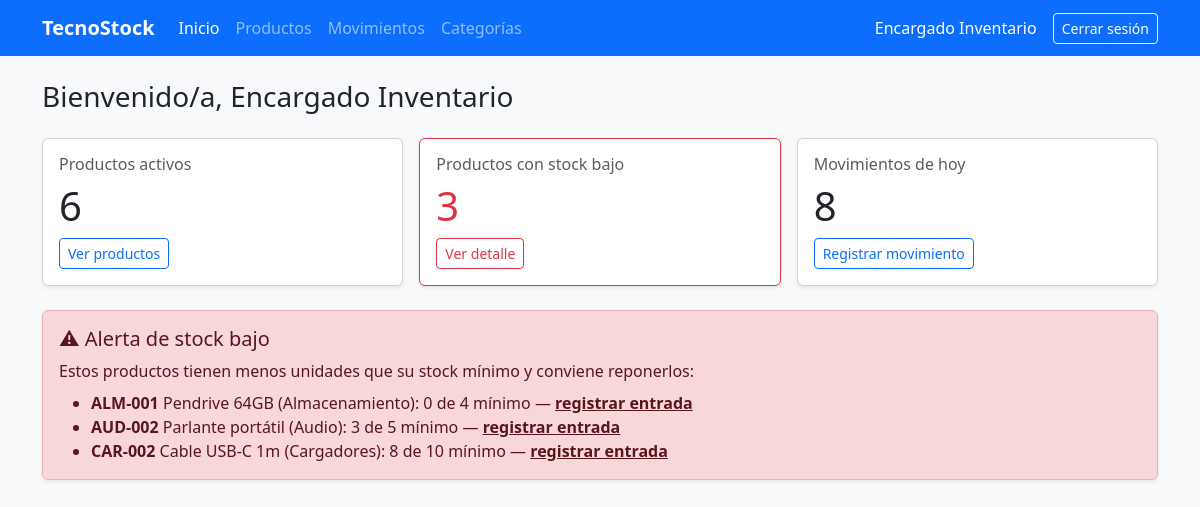
Screenshot of /panel.php (signed in) with the database file from the repository.
### tables this page shows
CREATE TABLE producto (
    id_producto  INT UNSIGNED AUTO_INCREMENT PRIMARY KEY,
    codigo       VARCHAR(20)   NOT NULL,
    nombre       VARCHAR(100)  NOT NULL,
    descripcion  VARCHAR(255)  NULL,
    precio       DECIMAL(10,0) NOT NULL,               
    stock_actual INT           NOT NULL DEFAULT 0,
    stock_minimo INT           NOT NULL DEFAULT 0,
    estado       TINYINT(1)    NOT NULL DEFAULT 1,
    id_categoria INT UNSIGNED  NOT NULL,
    CONSTRAINT uq_producto_codigo   UNIQUE (codigo),
    CONSTRAINT ck_producto_precio   CHECK (precio >= 0),
    CONSTRAINT ck_producto_stock    CHECK (stock_actual >= 0),
    CONSTRAINT ck_producto_minimo   CHECK (stock_minimo >= 0),
    CONSTRAINT ck_producto_estado   CHECK (estado IN (0, 1)),
    CONSTRAINT fk_producto_categoria FOREIGN KEY (id_categoria)
        REFERENCES categoria (id_categoria)
        ON UPDATE CASCADE ON DELETE RESTRICT
);

CREATE TABLE categoria (
    id_categoria INT UNSIGNED AUTO_INCREMENT PRIMARY KEY,
    nombre       VARCHAR(60)  NOT NULL,
    descripcion  VARCHAR(255) NULL,
    estado       TINYINT(1)   NOT NULL DEFAULT 1,
    CONSTRAINT uq_categoria_nombre UNIQUE (nombre),
    CONSTRAINT ck_categoria_estado CHECK (estado IN (0, 1))
);

### includes/auth.php (called while the page is built, shortened)
<?php
function e($texto) {
    return htmlspecialchars((string)$texto, ENT_QUOTES, 'UTF-8');
}

### panel.php (the view, shortened to what this page needs)
<?php
require 'includes/auth.php';
require 'conexion.php';
$total       = $pdo->query('SELECT COUNT(*) FROM producto WHERE estado = 1')->fetchColumn();
$movHoy      = $pdo->query('SELECT COUNT(*) FROM movimiento WHERE DATE(fecha_hora) = CURDATE()')->fetchColumn();
$productosBajos = $pdo->query(
    'SELECT p.id_producto, p.codigo, p.nombre, p.stock_actual, p.stock_minimo, c.nombre AS categoria
     FROM producto p
     JOIN categoria c ON c.id_categoria = p.id_categoria
     WHERE p.estado = 1 AND p.stock_actual < p.stock_minimo
     ORDER BY p.stock_actual'
)->fetchAll();
$bajos = count($productosBajos);
require 'includes/header.php';
?>
<h1 class="h3 mb-4">Bienvenido/a, <?= e($_SESSION['nombre']) ?></h1>
<div class="row g-3 mb-4">
    <div class="col-md-4">
        <div class="card shadow-sm h-100">
            <div class="card-body">
                <h2 class="h6 text-muted">Productos activos</h2>
                <p class="display-6 mb-2"><?= (int)$total ?></p>
                <a href="productos.php" class="btn btn-sm btn-outline-primary">Ver productos</a>
            </div>
        </div>
    </div>
    <div class="col-md-4">
        <div class="card shadow-sm h-100 <?= $bajos > 0 ? 'border-danger' : '' ?>">
            <div class="card-body">
                <h2 class="h6 text-muted">Productos con stock bajo</h2>
                <p class="display-6 mb-2 <?= $bajos > 0 ? 'text-danger' : '' ?>"><?= $bajos ?></p>
                <?php if ($bajos > 0): ?>
                    <a href="productos.php?bajo=1" class="btn btn-sm btn-outline-danger">Ver detalle</a>
                <?php endif; ?>
            </div>
        </div>
    </div>
    <div class="col-md-4">
        <div class="card shadow-sm h-100">
            <div class="card-body">
                <h2 class="h6 text-muted">Movimientos de hoy</h2>
                <p class="display-6 mb-2"><?= (int)$movHoy ?></p>
                <a href="movimientos.php" class="btn btn-sm btn-outline-primary">Registrar movimiento</a>
            </div>
        </div>
    </div>
</div>
<?php if ($bajos > 0): ?>
    <div class="alert alert-danger shadow-sm">
        <h2 class="h5 alert-heading">⚠ Alerta de stock bajo</h2>
        <p class="mb-2">Estos productos tienen menos unidades que su stock mínimo y conviene reponerlos:</p>
        <ul class="mb-0">
            <?php foreach ($productosBajos as $p): ?>
                <li>
                    <strong><?= e($p['codigo']) ?></strong> <?= e($p['nombre']) ?> (<?= e($p['categoria']) ?>):
                    <?= (int)$p['stock_actual'] ?> de <?= (int)$p['stock_minimo'] ?> mínimo
                    — <a href="movimientos.php?producto=<?= $p['id_producto'] ?>&tipo=ENTRADA" class="alert-link">registrar entrada</a>
                </li>
            <?php endforeach; ?>
        </ul>
    </div>
<?php else: ?>
    <div class="alert alert-success shadow-sm">Todo en orden: ningún producto está bajo su stock mínimo.</div>
<?php endif; ?>
<?php require 'includes/footer.php'; ?>

### includes/header.php (shortened to what this page needs)
<?php
$pagina = basename($_SERVER['PHP_SELF']);
?>
<!DOCTYPE html>
<html lang="es">
<head>
    <link href="https://cdn.jsdelivr.net/npm/bootstrap@5.3.3/dist/css/bootstrap.min.css" rel="stylesheet">
</head>
<body class="bg-light">
<nav class="navbar navbar-expand-lg navbar-dark bg-primary mb-4">
    <div class="container">
        <a class="navbar-brand fw-bold" href="panel.php">TecnoStock</a>
        <div class="collapse navbar-collapse" id="menu">
            <ul class="navbar-nav me-auto">
                <li class="nav-item">
                    <a class="nav-link <?= $pagina === 'panel.php' ? 'active' : '' ?>" href="panel.php">Inicio</a>
                </li>
                <li class="nav-item">
                    <a class="nav-link <?= strpos($pagina, 'producto') === 0 ? 'active' : '' ?>" href="productos.php">Productos</a>
                </li>
                <li class="nav-item">
                    <a class="nav-link <?= $pagina === 'movimientos.php' ? 'active' : '' ?>" href="movimientos.php">Movimientos</a>
                </li>
                <li class="nav-item">
                    <a class="nav-link <?= $pagina === 'categorias.php' ? 'active' : '' ?>" href="categorias.php">Categorías</a>
                </li>
            </ul>
            <span class="navbar-text text-white me-3">
                <?= e($_SESSION['nombre']) ?>
            </span>
            <a href="logout.php" class="btn btn-outline-light btn-sm">Cerrar sesión</a>
        </div>
    </div>
</nav>
<main class="container pb-5">

### includes/footer.php (shortened to what this page needs)
</main>
</body>
</html>

### rows the page displays
producto: codigo "ALM-001", nombre "Pendrive 64GB", id_categoria.nombre "Almacenamiento", stock_actual "0", stock_minimo "4"
producto: codigo "AUD-002", nombre "Parlante portátil", id_categoria.nombre "Audio", stock_actual "3", stock_minimo "5"
producto: codigo "CAR-002", nombre "Cable USB-C 1m", id_categoria.nombre "Cargadores", stock_actual "8", stock_minimo "10"

### other values shown
$_SESSION['nombre'] "Encargado Inventario"
$total "6"
$bajos "3"
$movHoy "8"
